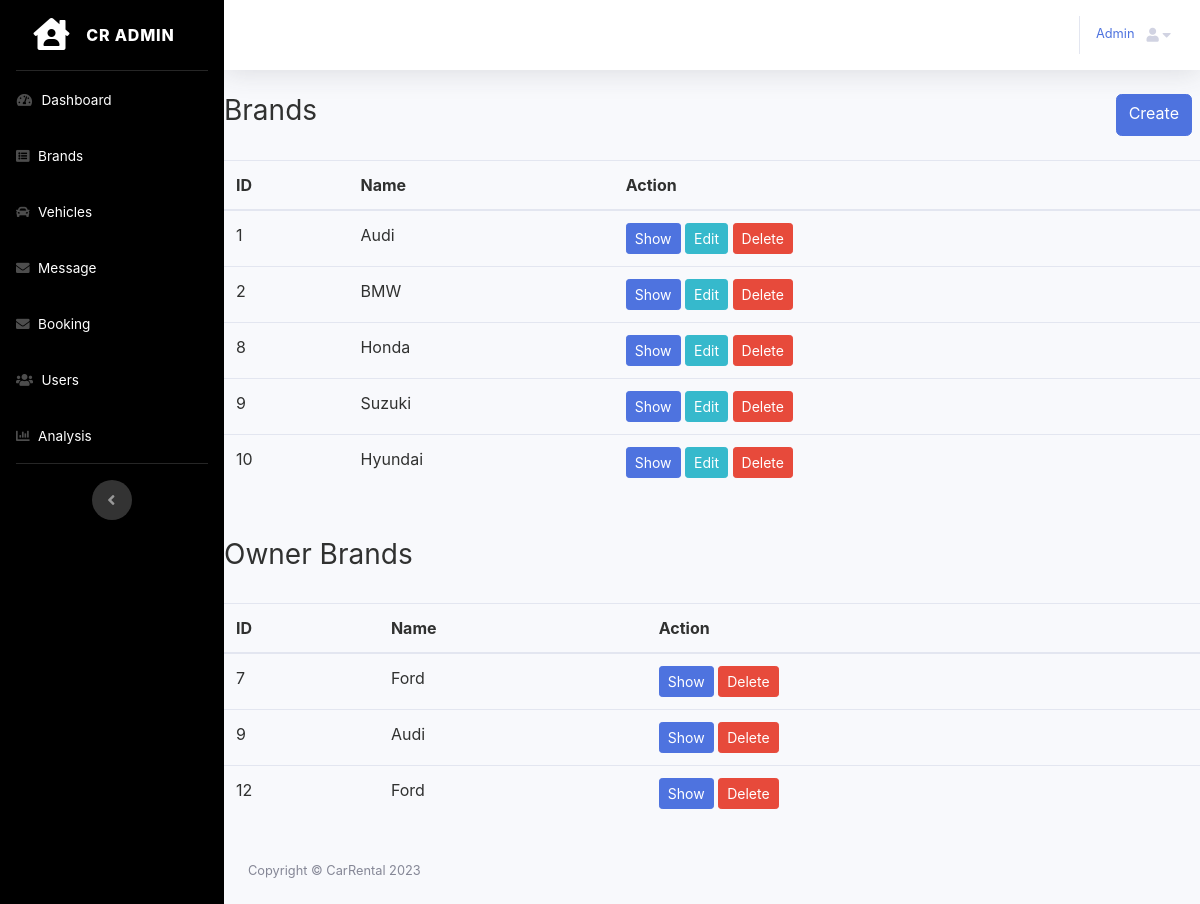
The page /admin/brands/index.php (signed in) on the database its author committed.
### tables this page shows
CREATE TABLE `categories` (
  `id` int(11) NOT NULL,
  `name` varchar(100) NOT NULL,
  `description` text NOT NULL
);

CREATE TABLE `owner_brand` (
  `id` int(11) NOT NULL,
  `user_id` int(11) NOT NULL,
  `name` varchar(100) NOT NULL,
  `description` text NOT NULL
);

### admin/admin.php (called while the page is built, shortened)
<?php
require __DIR__  . "/../db.php";
$page_url = "http://localhost/Onlinecarrental/admin/";

### db.php (called while the page is built, shortened)
<?php
function pdo()
{
    $dbhost = "localhost";
    $dbname = "cars";
    $dbuser = "root";
    $dbpass = "";
    $options = [
        PDO::ATTR_DEFAULT_FETCH_MODE => PDO::FETCH_ASSOC
    ];
    $dsn = "mysql:host=" . $dbhost . ";dbname=" . $dbname;
    try {
        $pdo = new PDO($dsn, $dbuser, $dbpass, $options);
    } catch (PDOException $e) {
        die("Cannot Connect to Database: " . $e->getMessage());
    }
    return $pdo;
}
function where($table, $col, $opr, $val, $all = true)
{
    $pdo = pdo();
    $stmt = $pdo->prepare("SELECT * FROM $table WHERE $col $opr ?");
    $stmt->execute([$val]);
    return $stmt->fetch();
}
function find($table, $id)
{
    return where($table, 'id', '=', $id, false);
}
function all($table)
{
    $pdo = pdo();
    $stmt = $pdo->prepare("SELECT * FROM $table");
    $stmt->execute();
    return $stmt->fetchAll();
}

### admin/brands/index.php (the view, shortened to what this page needs)
<?php require_once __DIR__ . "/../admin.php"; ?>
<!DOCTYPE html>
<html lang="en">
<head>
    <link rel="stylesheet" href="<?php echo $page_url; ?>vendor/fontawesome/css/all.min.css">
    <link href="<?php echo $page_url; ?>css/sb-admin-2.min.css" rel="stylesheet">
</head>
<body id="page-top" style="color: #303130;">
    <div id="wrapper">
<?php require "../header.php"; ?>
<div class="d-flex justify-content-between mb-4">
    <h3>Brands</h3>
    <a href="create.php" class="btn btn-primary mx-2">Create</a>
</div>
<table class="table" style="color: #303130;">
    <thead>
        <tr>
            <th>ID</th>
            <th>Name</th>
            <th>Action</th>
        </tr>
    </thead>
    <tbody>
        <?php
        $categories = all('categories');
        foreach ($categories as $item) :
        ?>
            <tr>
                <td><?php echo $item['id']; ?></td>
                <td><?php echo $item['name']; ?></td>
                <td>
                    <a class="btn btn-primary btn-sm" href="show.php?id=<?php echo $item['id']; ?>">
                        Show
                    </a>
                    <a class="btn btn-info btn-sm" href="edit.php?id=<?php echo $item['id']; ?>">
                        Edit
                    </a>
                    <a class="btn btn-danger btn-sm" href="#!" onclick="confirmDelete(<?php echo $item['id']; ?>)">
                        Delete
                    </a>
                </td>
            </tr>
        <?php endforeach; ?>
    </tbody>
</table>
<div class="d-flex justify-content-between mb-4 mt-5">
    <h3> Owner Brands</h3>
</div>
<table class="table" style="color: #303130;">
    <thead>
        <tr>
            <th>ID</th>
            <th>Name</th>
            <th>Action</th>
        </tr>
    </thead>
    <tbody>
        <?php
        $categories = all('owner_brand');
        foreach ($categories as $item) :
        ?>
            <tr>
                <td><?php echo $item['id']; ?></td>
                <td><?php echo $item['name']; ?></td>
                <td>
                    <a class="btn btn-primary btn-sm" href="owner_show.php?id=<?php echo $item['id']; ?>">
                        Show
                    </a>
                    <a class="btn btn-danger btn-sm" href="#!" onclick="ConfirmDelete(<?php echo $item['id']; ?>)">
                        Delete
                    </a>
                </td>
            </tr>
        <?php endforeach; ?>
    </tbody>
</table>
<?php require "../footer.php"; ?>

### admin/header.php (shortened to what this page needs)
<ul class="navbar-nav sidebar sidebar-dark accordion" id="accordionSidebar" style="background-color: black;">
    <a class="sidebar-brand d-flex align-items-center justify-content-center" href="http://localhost/Onlinecarrental/admin/index.php">
        <div class="sidebar-brand-icon">
            <i class="fas fa-house-user"></i>
        </div>
        <div class="sidebar-brand-text mx-3">CR admin</div>
    </a>
    <hr class="sidebar-divider my-0">
    <li class="nav-item">
        <a class="nav-link text-white" href="<?php echo $page_url; ?>">
            <i class="fas fa-fw fa-tachometer-alt"></i>
            <span>Dashboard</span></a>
    </li>
    <li class="nav-item">
        <a class="nav-link text-white" href="<?php echo $page_url; ?>/brands" >
            <i class="fa fa-list-alt" aria-hidden="true"></i>
            <span>Brands</span></a>
    </li>
    <li class="nav-item">
        <a class="nav-link text-white" href="<?php echo $page_url; ?>/vehicles" >
        <i class="fas fa-car"></i>
            <span>Vehicles</span></a>
        </li>
        <li class="nav-item">
            <a class="nav-link text-white" href="<?php echo $page_url; ?>/message">
                <i class="fas fa-envelope"></i>
                <span>Message</span></a>
        </li>
        <li class="nav-item">
            <a class="nav-link text-white" href="<?php echo $page_url; ?>/booking">
                <i class="fas fa-envelope"></i>
                <span>Booking</span></a>
        </li>
    <li class="nav-item">
        <a class="nav-link text-white" href="<?php echo $page_url; ?>users.php">
            <i class="fas fa-users"></i>
            <span>Users</span></a>
    </li>
    <li class="nav-item">
        <a class="nav-link text-white" href="<?php echo $page_url; ?>analysis.php">
        <i class="fas fa-chart-bar"></i>
            <span>Analysis</span></a>
    </li>
    <hr class="sidebar-divider d-none d-md-block">
    <div class="text-center d-none d-md-inline">
        <button class="rounded-circle border-0"  id="sidebarToggle"></button>
    </div>
</ul>
<div id="content-wrapper" class="d-flex flex-column">
    <div id="content">
        <nav class="navbar navbar-expand navbar-light bg-white topbar mb-4 static-top shadow">
            <ul class="navbar-nav ml-auto">
                <a class=" d-none d-lg-inline text-black small mt-4"  href="http://localhost/Onlinecarrental/admin/profile.php"><?php $admin = find('admins', $_SESSION['admin_id']);
echo substr($admin['name'], 0, 6);
?></a>
                <li class="nav-item dropdown no-arrow">
                    <span class="nav-link dropdown-toggle"  href="#" id="userDropdown" data-toggle="dropdown" aria-haspopup="true" aria-expanded="false">
                        <i class="fas fa-user fa-sm fa-fw mr-2" href="#">
                        <i class="fas fa-caret-down"></i>
                        </i>
                    </span>
                </li>
            </ul>
        </nav>

### rows shown on the page
categories: id "1", name "Audi"
categories: id "2", name "BMW"
categories: id "8", name "Honda"
categories: id "9", name "Suzuki"
categories: id "10", name "Hyundai"
owner_brand: id "7", name "Ford"
owner_brand: id "9", name "Audi"
owner_brand: id "12", name "Ford"

### other values the page prints
substr($admin['name'], 0, 6) "Admin"
